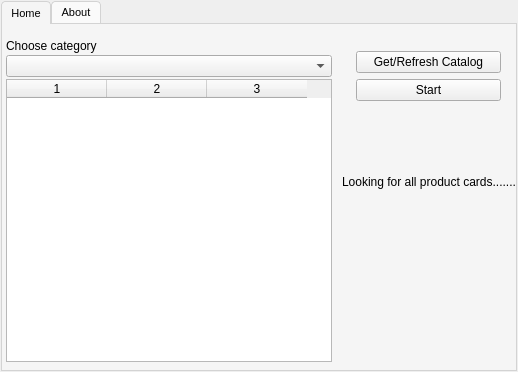
<?xml version="1.0" encoding="UTF-8"?>
<ui version="4.0">
 <class>MainWindow</class>
 <widget class="QMainWindow" name="MainWindow">
  <property name="geometry">
   <rect>
    <x>0</x>
    <y>0</y>
    <width>518</width>
    <height>372</height>
   </rect>
  </property>
  <property name="windowTitle">
   <string>Converter</string>
  </property>
  <property name="toolTip">
   <string extracomment="jjj"/>
  </property>
  <property name="whatsThis">
   <string extracomment="gjhfgjhfn"/>
  </property>
  <property name="accessibleName">
   <string extracomment="uuuu"/>
  </property>
  <property name="autoFillBackground">
   <bool>false</bool>
  </property>
  <property name="styleSheet">
   <string notr="true"/>
  </property>
  <property name="animated">
   <bool>true</bool>
  </property>
  <property name="documentMode">
   <bool>false</bool>
  </property>
  <property name="unifiedTitleAndToolBarOnMac">
   <bool>false</bool>
  </property>
  <widget class="QWidget" name="centralwidget">
   <property name="font">
    <font>
     <pointsize>8</pointsize>
    </font>
   </property>
   <property name="mouseTracking">
    <bool>false</bool>
   </property>
   <property name="tabletTracking">
    <bool>false</bool>
   </property>
   <property name="toolTip">
    <string extracomment="папар"/>
   </property>
   <property name="accessibleName">
    <string extracomment="fhgfhg"/>
   </property>
   <property name="autoFillBackground">
    <bool>false</bool>
   </property>
   <property name="inputMethodHints">
    <set>Qt::ImhDigitsOnly</set>
   </property>
   <layout class="QGridLayout" name="gridLayout">
    <item row="5" column="0">
     <widget class="QTabWidget" name="tabWidget">
      <property name="enabled">
       <bool>true</bool>
      </property>
      <property name="layoutDirection">
       <enum>Qt::LeftToRight</enum>
      </property>
      <property name="autoFillBackground">
       <bool>false</bool>
      </property>
      <property name="styleSheet">
       <string notr="true">QTabWidget{ 
padding: 50px;
}

QTabWidget::pane {
  border: 1px solid lightgray;
  margin-top:-1px; 
  background: rgb(245, 245, 245);

} 

QTabBar::tab {
  background: rgb(230, 230, 230); 
  border: 1px solid lightgray; 
  border-top-left-radius: 4px;                   
  border-top-right-radius: 4px; 
  padding: 4px;

  width: 40px;
} 

QTabBar::tab:selected {   
	background: rgb(245, 245, 245);
	margin-bottom: -1px; 
}
QTabBar::tab:!selected {                           
	background: rgb(250, 250, 250);                 
        }                    </string>
      </property>
      <property name="currentIndex">
       <number>0</number>
      </property>
      <widget class="QWidget" name="tab">
       <property name="enabled">
        <bool>true</bool>
       </property>
       <property name="autoFillBackground">
        <bool>false</bool>
       </property>
       <property name="styleSheet">
        <string notr="true"/>
       </property>
       <attribute name="icon">
        <iconset>
         <normaloff>../../Users/vgkog/PycharmProjects/Parser_work/app.ico</normaloff>../../Users/vgkog/PycharmProjects/Parser_work/app.ico</iconset>
       </attribute>
       <attribute name="title">
        <string>Home</string>
       </attribute>
       <layout class="QHBoxLayout" name="horizontalLayout_4">
        <property name="spacing">
         <number>0</number>
        </property>
        <property name="leftMargin">
         <number>0</number>
        </property>
        <property name="topMargin">
         <number>0</number>
        </property>
        <property name="rightMargin">
         <number>0</number>
        </property>
        <property name="bottomMargin">
         <number>0</number>
        </property>
        <item>
         <layout class="QHBoxLayout" name="horizontalLayout_2">
          <property name="spacing">
           <number>7</number>
          </property>
          <item>
           <layout class="QVBoxLayout" name="verticalLayout_6" stretch="0,0,0,0,0">
            <property name="spacing">
             <number>2</number>
            </property>
            <property name="sizeConstraint">
             <enum>QLayout::SetMaximumSize</enum>
            </property>
            <property name="leftMargin">
             <number>4</number>
            </property>
            <property name="rightMargin">
             <number>3</number>
            </property>
            <item>
             <spacer name="verticalSpacer_10">
              <property name="orientation">
               <enum>Qt::Vertical</enum>
              </property>
              <property name="sizeType">
               <enum>QSizePolicy::Fixed</enum>
              </property>
              <property name="sizeHint" stdset="0">
               <size>
                <width>20</width>
                <height>15</height>
               </size>
              </property>
             </spacer>
            </item>
            <item>
             <widget class="QLabel" name="label">
              <property name="text">
               <string>Choose category</string>
              </property>
             </widget>
            </item>
            <item>
             <widget class="QComboBox" name="comboBox"/>
            </item>
            <item>
             <widget class="QTableWidget" name="tableWidget">
              <property name="rowCount">
               <number>0</number>
              </property>
              <property name="columnCount">
               <number>3</number>
              </property>
              <attribute name="horizontalHeaderVisible">
               <bool>true</bool>
              </attribute>
              <attribute name="horizontalHeaderCascadingSectionResizes">
               <bool>false</bool>
              </attribute>
              <column/>
              <column/>
              <column/>
             </widget>
            </item>
            <item>
             <spacer name="verticalSpacer_11">
              <property name="orientation">
               <enum>Qt::Vertical</enum>
              </property>
              <property name="sizeType">
               <enum>QSizePolicy::Fixed</enum>
              </property>
              <property name="sizeHint" stdset="0">
               <size>
                <width>0</width>
                <height>8</height>
               </size>
              </property>
             </spacer>
            </item>
           </layout>
          </item>
          <item>
           <layout class="QVBoxLayout" name="verticalLayout_4">
            <property name="sizeConstraint">
             <enum>QLayout::SetDefaultConstraint</enum>
            </property>
            <item>
             <spacer name="verticalSpacer_3">
              <property name="orientation">
               <enum>Qt::Vertical</enum>
              </property>
              <property name="sizeType">
               <enum>QSizePolicy::Fixed</enum>
              </property>
              <property name="sizeHint" stdset="0">
               <size>
                <width>20</width>
                <height>27</height>
               </size>
              </property>
             </spacer>
            </item>
            <item>
             <layout class="QHBoxLayout" name="horizontalLayout_7">
              <item>
               <spacer name="horizontalSpacer_3">
                <property name="orientation">
                 <enum>Qt::Horizontal</enum>
                </property>
                <property name="sizeType">
                 <enum>QSizePolicy::Fixed</enum>
                </property>
                <property name="sizeHint" stdset="0">
                 <size>
                  <width>5</width>
                  <height>5</height>
                 </size>
                </property>
               </spacer>
              </item>
              <item>
               <layout class="QVBoxLayout" name="verticalLayout_3">
                <item>
                 <spacer name="verticalSpacer_2">
                  <property name="orientation">
                   <enum>Qt::Vertical</enum>
                  </property>
                  <property name="sizeHint" stdset="0">
                   <size>
                    <width>20</width>
                    <height>40</height>
                   </size>
                  </property>
                 </spacer>
                </item>
                <item>
                 <widget class="QPushButton" name="pushButton">
                  <property name="text">
                   <string>Get/Refresh Catalog</string>
                  </property>
                 </widget>
                </item>
                <item>
                 <spacer name="verticalSpacer_4">
                  <property name="orientation">
                   <enum>Qt::Vertical</enum>
                  </property>
                  <property name="sizeType">
                   <enum>QSizePolicy::Fixed</enum>
                  </property>
                  <property name="sizeHint" stdset="0">
                   <size>
                    <width>0</width>
                    <height>5</height>
                   </size>
                  </property>
                 </spacer>
                </item>
                <item>
                 <widget class="QPushButton" name="pushButton_3">
                  <property name="sizePolicy">
                   <sizepolicy hsizetype="Fixed" vsizetype="Fixed">
                    <horstretch>0</horstretch>
                    <verstretch>0</verstretch>
                   </sizepolicy>
                  </property>
                  <property name="minimumSize">
                   <size>
                    <width>145</width>
                    <height>0</height>
                   </size>
                  </property>
                  <property name="maximumSize">
                   <size>
                    <width>16777215</width>
                    <height>16777215</height>
                   </size>
                  </property>
                  <property name="styleSheet">
                   <string notr="true"/>
                  </property>
                  <property name="text">
                   <string>Start</string>
                  </property>
                 </widget>
                </item>
                <item>
                 <spacer name="verticalSpacer_5">
                  <property name="orientation">
                   <enum>Qt::Vertical</enum>
                  </property>
                  <property name="sizeType">
                   <enum>QSizePolicy::Fixed</enum>
                  </property>
                  <property name="sizeHint" stdset="0">
                   <size>
                    <width>0</width>
                    <height>5</height>
                   </size>
                  </property>
                 </spacer>
                </item>
               </layout>
              </item>
              <item>
               <spacer name="horizontalSpacer_4">
                <property name="orientation">
                 <enum>Qt::Horizontal</enum>
                </property>
                <property name="sizeType">
                 <enum>QSizePolicy::Fixed</enum>
                </property>
                <property name="sizeHint" stdset="0">
                 <size>
                  <width>5</width>
                  <height>5</height>
                 </size>
                </property>
               </spacer>
              </item>
             </layout>
            </item>
            <item>
             <spacer name="verticalSpacer_8">
              <property name="orientation">
               <enum>Qt::Vertical</enum>
              </property>
              <property name="sizeType">
               <enum>QSizePolicy::Fixed</enum>
              </property>
              <property name="sizeHint" stdset="0">
               <size>
                <width>0</width>
                <height>14</height>
               </size>
              </property>
             </spacer>
            </item>
            <item>
             <layout class="QHBoxLayout" name="horizontalLayout">
              <item>
               <spacer name="horizontalSpacer">
                <property name="orientation">
                 <enum>Qt::Horizontal</enum>
                </property>
                <property name="sizeType">
                 <enum>QSizePolicy::Fixed</enum>
                </property>
                <property name="sizeHint" stdset="0">
                 <size>
                  <width>50</width>
                  <height>20</height>
                 </size>
                </property>
               </spacer>
              </item>
              <item>
               <layout class="QVBoxLayout" name="verticalLayout_5">
                <item>
                 <spacer name="verticalSpacer_6">
                  <property name="orientation">
                   <enum>Qt::Vertical</enum>
                  </property>
                  <property name="sizeHint" stdset="0">
                   <size>
                    <width>0</width>
                    <height>5</height>
                   </size>
                  </property>
                 </spacer>
                </item>
                <item>
                 <spacer name="verticalSpacer_9">
                  <property name="orientation">
                   <enum>Qt::Vertical</enum>
                  </property>
                  <property name="sizeType">
                   <enum>QSizePolicy::Fixed</enum>
                  </property>
                  <property name="sizeHint" stdset="0">
                   <size>
                    <width>0</width>
                    <height>10</height>
                   </size>
                  </property>
                 </spacer>
                </item>
               </layout>
              </item>
              <item>
               <spacer name="horizontalSpacer_2">
                <property name="orientation">
                 <enum>Qt::Horizontal</enum>
                </property>
                <property name="sizeType">
                 <enum>QSizePolicy::Fixed</enum>
                </property>
                <property name="sizeHint" stdset="0">
                 <size>
                  <width>50</width>
                  <height>30</height>
                 </size>
                </property>
               </spacer>
              </item>
             </layout>
            </item>
            <item>
             <spacer name="verticalSpacer_7">
              <property name="orientation">
               <enum>Qt::Vertical</enum>
              </property>
              <property name="sizeType">
               <enum>QSizePolicy::Fixed</enum>
              </property>
              <property name="sizeHint" stdset="0">
               <size>
                <width>0</width>
                <height>14</height>
               </size>
              </property>
             </spacer>
            </item>
            <item>
             <layout class="QHBoxLayout" name="horizontalLayout_3">
              <item>
               <spacer name="horizontalSpacer_5">
                <property name="orientation">
                 <enum>Qt::Horizontal</enum>
                </property>
                <property name="sizeType">
                 <enum>QSizePolicy::Fixed</enum>
                </property>
                <property name="sizeHint" stdset="0">
                 <size>
                  <width>10</width>
                  <height>10</height>
                 </size>
                </property>
               </spacer>
              </item>
              <item>
               <spacer name="horizontalSpacer_7">
                <property name="orientation">
                 <enum>Qt::Horizontal</enum>
                </property>
                <property name="sizeType">
                 <enum>QSizePolicy::Fixed</enum>
                </property>
                <property name="sizeHint" stdset="0">
                 <size>
                  <width>4</width>
                  <height>0</height>
                 </size>
                </property>
               </spacer>
              </item>
              <item>
               <spacer name="horizontalSpacer_6">
                <property name="orientation">
                 <enum>Qt::Horizontal</enum>
                </property>
                <property name="sizeType">
                 <enum>QSizePolicy::Fixed</enum>
                </property>
                <property name="sizeHint" stdset="0">
                 <size>
                  <width>10</width>
                  <height>10</height>
                 </size>
                </property>
               </spacer>
              </item>
             </layout>
            </item>
            <item>
             <widget class="QLabel" name="label_8">
              <property name="text">
               <string>Looking for all product cards.......</string>
              </property>
              <property name="margin">
               <number>13</number>
              </property>
             </widget>
            </item>
            <item>
             <widget class="QLabel" name="label_9">
              <property name="text">
               <string/>
              </property>
              <property name="margin">
               <number>14</number>
              </property>
             </widget>
            </item>
            <item>
             <spacer name="verticalSpacer">
              <property name="orientation">
               <enum>Qt::Vertical</enum>
              </property>
              <property name="sizeType">
               <enum>QSizePolicy::Preferred</enum>
              </property>
              <property name="sizeHint" stdset="0">
               <size>
                <width>20</width>
                <height>400</height>
               </size>
              </property>
             </spacer>
            </item>
           </layout>
          </item>
         </layout>
        </item>
       </layout>
      </widget>
      <widget class="QWidget" name="tab_2">
       <property name="styleSheet">
        <string notr="true"/>
       </property>
       <attribute name="title">
        <string>About</string>
       </attribute>
       <widget class="QWidget" name="layoutWidget">
        <property name="geometry">
         <rect>
          <x>10</x>
          <y>20</y>
          <width>291</width>
          <height>101</height>
         </rect>
        </property>
        <layout class="QVBoxLayout" name="verticalLayout">
         <property name="sizeConstraint">
          <enum>QLayout::SetNoConstraint</enum>
         </property>
         <item>
          <layout class="QHBoxLayout" name="horizontalLayout_6">
           <item>
            <widget class="QLabel" name="label_2">
             <property name="text">
              <string>Developer:</string>
             </property>
            </widget>
           </item>
           <item>
            <widget class="QLabel" name="label_4">
             <property name="text">
              <string>Vitalii Kohan</string>
             </property>
            </widget>
           </item>
          </layout>
         </item>
         <item>
          <layout class="QHBoxLayout" name="horizontalLayout_8">
           <item>
            <widget class="QLabel" name="label_3">
             <property name="text">
              <string>ContactInfo:</string>
             </property>
            </widget>
           </item>
           <item>
            <widget class="QLabel" name="label_5">
             <property name="text">
              <string>vitmabc@gmail.com</string>
             </property>
            </widget>
           </item>
          </layout>
         </item>
         <item>
          <layout class="QHBoxLayout" name="horizontalLayout_9">
           <item>
            <widget class="QLabel" name="label_6">
             <property name="text">
              <string>Technologies used:</string>
             </property>
            </widget>
           </item>
           <item>
            <widget class="QLabel" name="label_7">
             <property name="text">
              <string>PqQt, Python 3</string>
             </property>
            </widget>
           </item>
          </layout>
         </item>
        </layout>
       </widget>
      </widget>
     </widget>
    </item>
   </layout>
  </widget>
  <widget class="QMenuBar" name="menubar">
   <property name="geometry">
    <rect>
     <x>0</x>
     <y>0</y>
     <width>518</width>
     <height>18</height>
    </rect>
   </property>
  </widget>
 </widget>
 <layoutdefault spacing="1" margin="1"/>
 <resources/>
 <connections/>
</ui>
